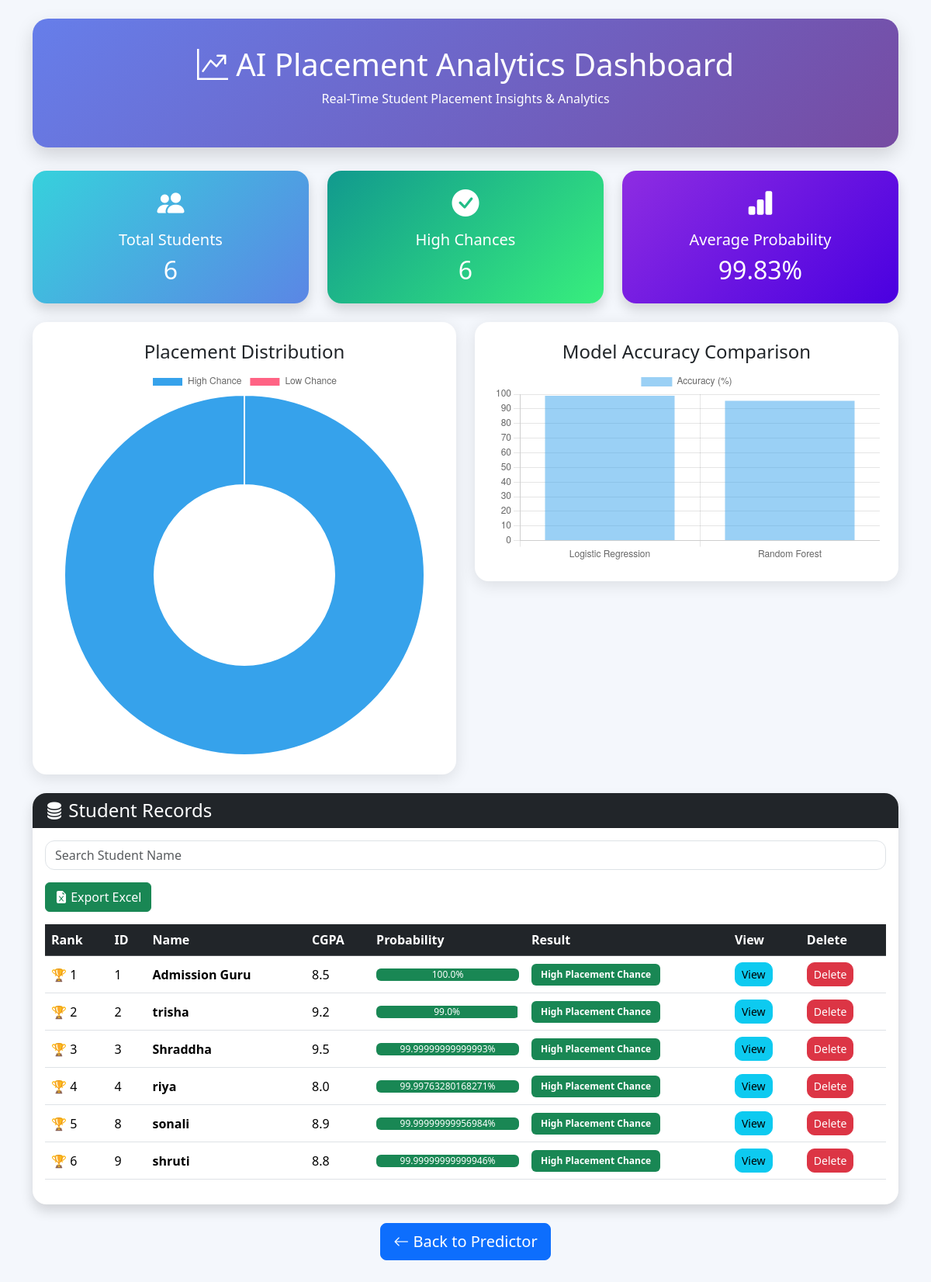
Page /dashboard on the earlier database version.
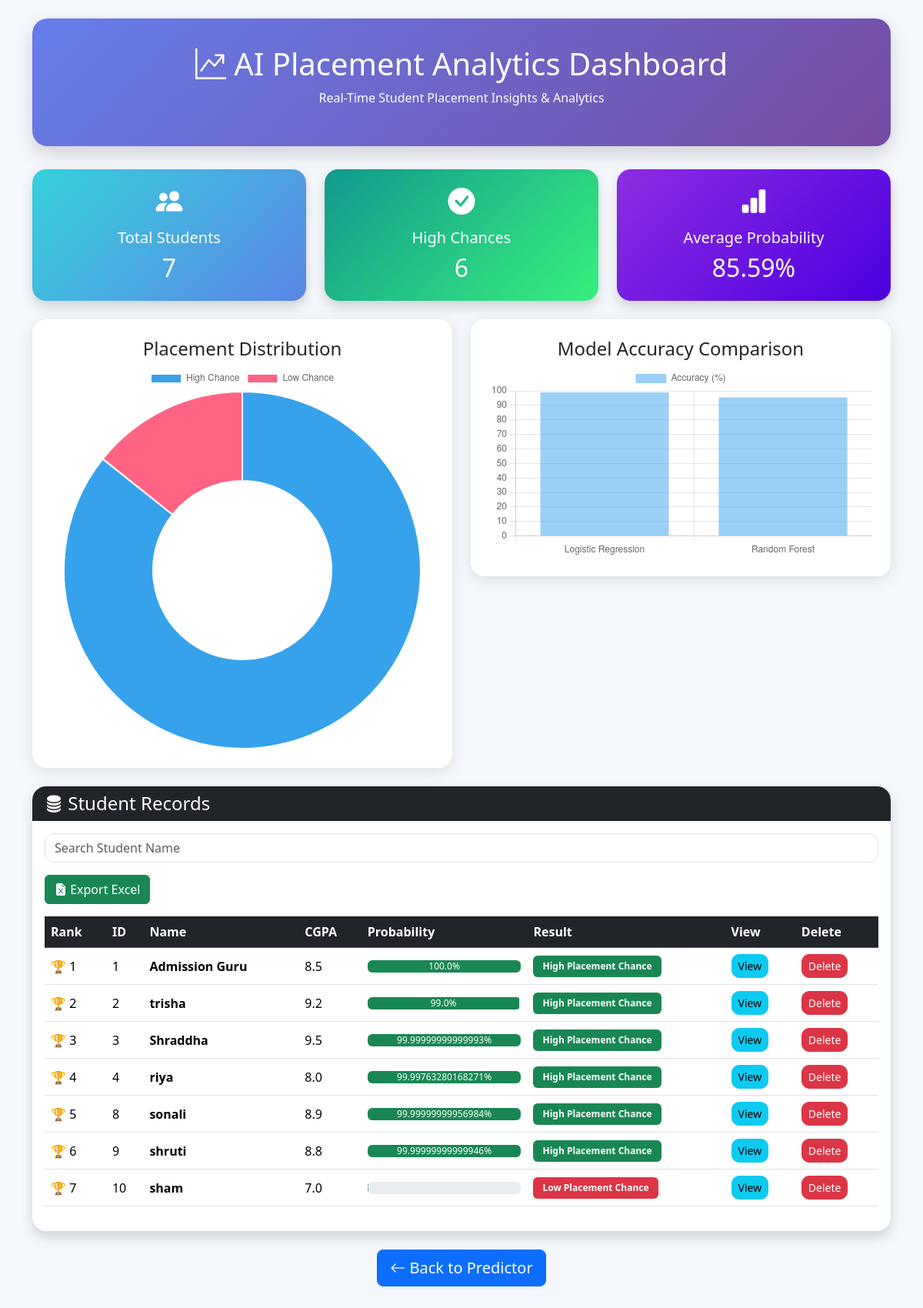
Same page on the later database version.
### tables this page shows
CREATE TABLE students(
    id INTEGER PRIMARY KEY AUTOINCREMENT,
    name TEXT,
    cgpa REAL,
    aptitude INTEGER,
    communication INTEGER,
    projects INTEGER,
    internships INTEGER,
    certifications INTEGER,
    dsa INTEGER,
    probability REAL,
    result TEXT
);

### app.py (the view)
@app.route("/dashboard")
def dashboard():
    lr_accuracy = 99
    rf_accuracy = 95.5
    search = request.args.get("search")
    conn = sqlite3.connect("students.db")
    cursor = conn.cursor()
    if search:
        cursor.execute("""
        SELECT * FROM students
        ORDER BY probability DESC
        """)
    else:
        cursor.execute("SELECT * FROM students")
    students = cursor.fetchall()
    cursor.execute("""
        SELECT COUNT(*)
        FROM students
        WHERE result='High Placement Chance'
    """)
    high = cursor.fetchone()[0]
    cursor.execute("""
        SELECT COUNT(*)
        FROM students
        WHERE result='Low Placement Chance'
    """)
    low = cursor.fetchone()[0]
    cursor.execute("""
        SELECT AVG(probability)
        FROM students
    """)
    avg_probability = cursor.fetchone()[0]
    conn.close()
    if avg_probability is None:
        avg_probability = 0
    return render_template(
        "dashboard.html",
        students=students,
        high=high,
        low=low,
        avg_probability=round(avg_probability, 2),
        lr_accuracy=lr_accuracy,
        rf_accuracy=rf_accuracy
    )

### templates/dashboard.html (shortened to what the changed rows need)
<!DOCTYPE html>
<html lang="en">
<head>
<link href="https://cdn.jsdelivr.net/npm/bootstrap@5.3.3/dist/css/bootstrap.min.css"
      rel="stylesheet">
<link rel="stylesheet"
      href="https://cdn.jsdelivr.net/npm/bootstrap-icons@1.11.3/font/bootstrap-icons.css">
</head>
<body>
<div class="container mt-4">
    <div class="dashboard-header">
        <h1>
            <i class="bi bi-graph-up-arrow"></i>
            AI Placement Analytics Dashboard
        </h1>
    </div>
    <div class="row g-4">
        <div class="col-md-4">
            <div class="card stat-card card-blue shadow">
                <div class="card-body text-center">
                    <i class="bi bi-people-fill icon"></i>
                    <h5 class="mt-2">
                        Total Students
                    </h5>
                    <h2>
                        {{ students|length }}
                    </h2>
                </div>
            </div>
        </div>
        <div class="col-md-4">
            <div class="card stat-card card-green shadow">
                <div class="card-body text-center">
                    <h2>
                        {{ high }}
                    </h2>
                </div>
            </div>
        </div>
        <div class="col-md-4">
            <div class="card stat-card card-purple shadow">
                <div class="card-body text-center">
                    <i class="bi bi-bar-chart-fill icon"></i>
                    <h5 class="mt-2">
                        Average Probability
                    </h5>
                    <h2>
                        {{ avg_probability }}%
                    </h2>
                </div>
            </div>
        </div>
    </div>
    <div class="row mt-4">
        <div class="col-md-6">
            <div class="card chart-card p-4">
                <h4 class="text-center">
                    Placement Distribution
                </h4>
                <canvas id="placementChart"></canvas>
            </div>
        </div>
    </div>
    <div class="card table-card shadow mt-4">
        <div class="card-body">
            <div class="table-responsive">
            <table class="table table-hover align-middle">
                <thead class="table-dark">
                <tr>
                    <th>Rank</th>
                    <th>ID</th>
                    <th>Name</th>
                    <th>CGPA</th>
                    <th>Probability</th>
                    <th>Result</th>
                    <th>View</th>
                    <th>Delete</th>
                </tr>
                </thead>
                <tbody>
                {% for student in students %}
                <tr>
                    <td>
                        🏆 {{ loop.index }}
                    </td>
                    <td>{{ student[0] }}</td>
                    <td>
                        <strong>{{ student[1] }}</strong>
                    </td>
                    <td>{{ student[2] }}</td>
                    <td>
                        <div class="progress">
                            <div class="progress-bar bg-success"
                                 style="width: {{ student[9] }}%;">
                                {{ student[9] }}%
                            </div>
                        </div>
                    </td>
                    <td>
                        {% if "High" in student[10] %}
                        <span class="badge badge-high">
                            {{ student[10] }}
                        </span>
                        {% else %}
                        <span class="badge badge-low">
                            {{ student[10] }}
                        </span>
                        {% endif %}
                    </td>
                    <td>
                        <a href="/student/{{ student[0] }}"
                           class="btn btn-info btn-sm action-btn">
                            View
                        </a>
                    </td>
                    <td>
                        <a href="/delete/{{ student[0] }}"
                           class="btn btn-danger btn-sm action-btn">
                            Delete
                        </a>
                    </td>
                </tr>
                {% endfor %}
                </tbody>
            </table>
            </div>
        </div>
    </div>
</div>
<script>
const placementCtx =
document.getElementById('placementChart');
new Chart(placementCtx,{
    type:'doughnut',
    data:{
        labels:['High Chance','Low Chance'],
        datasets:[{
            data:[{{ high }},{{ low }}]
        }]
    }
});
const accuracyCtx =
document.getElementById('accuracyChart');
new Chart(accuracyCtx,{
    type:'bar',
    data:{
        labels:[
            'Logistic Regression',
            'Random Forest'
        ],
        datasets:[{
            label:'Accuracy (%)',
            data:[
                {{ lr_accuracy }},
                {{ rf_accuracy }}
            ]
        }]
    }
});
</script>
</body>
</html>

Differences in the rows shown:
added students: id "10", name "sham", cgpa "7.0", result "Low Placement Chance"
Other differences:
{{ students|length }}: "6" → "7"
{{ avg_probability }}: "99.83" → "85.59"
chart data {{ low }}: 0 → 1
